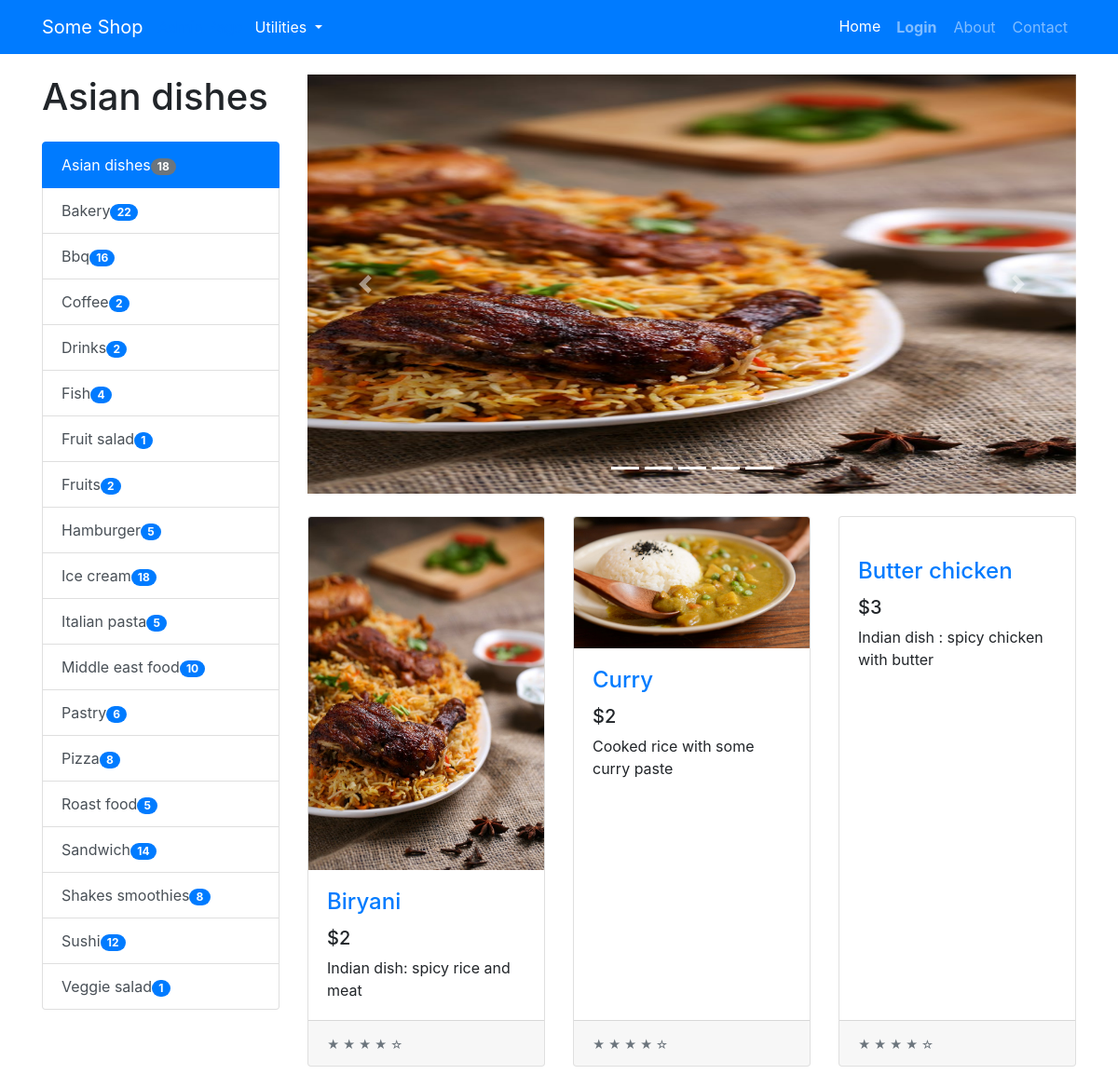
Before: /categories/asian_dishes (upper part) with the older database file.
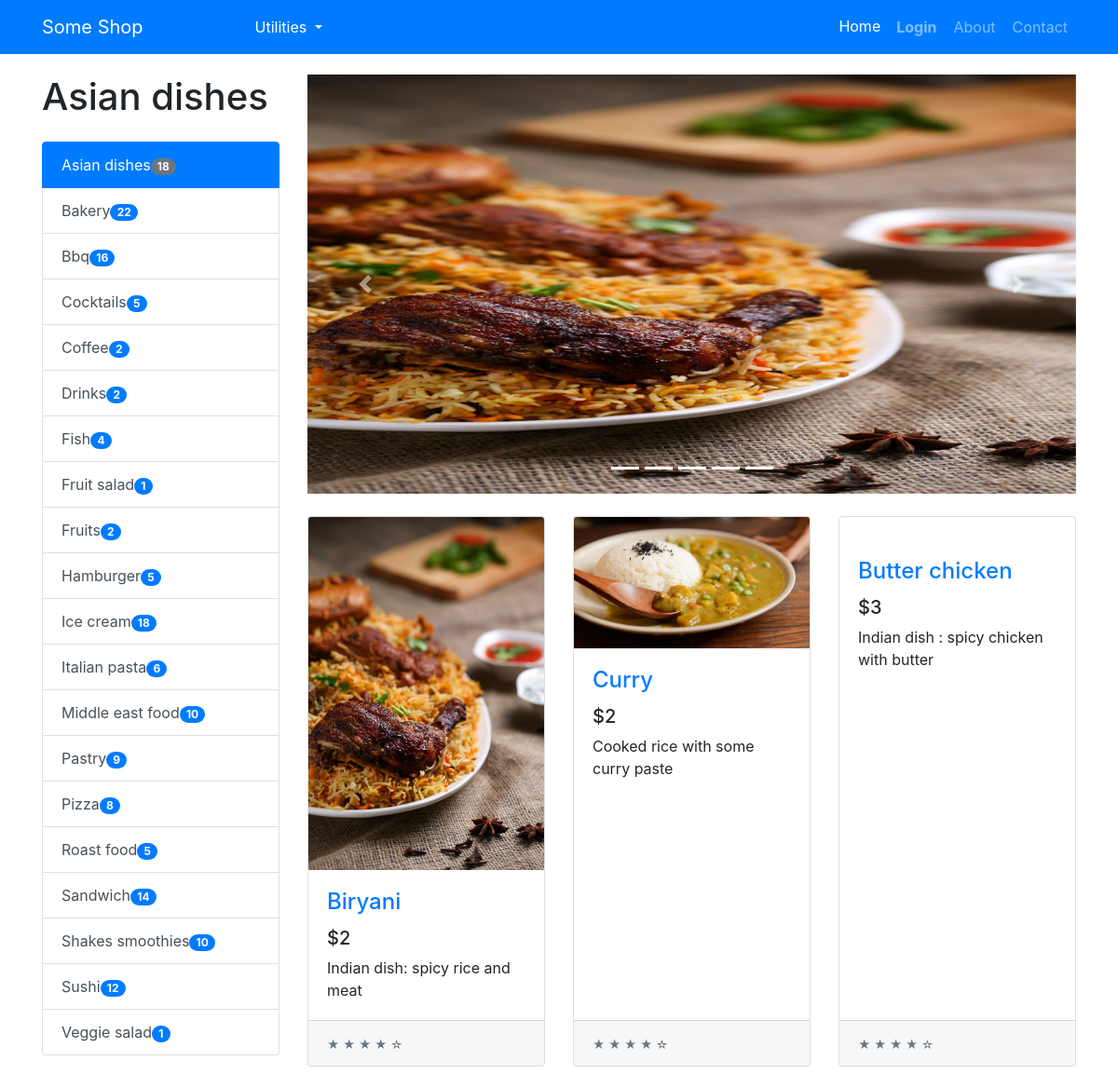
After: the same page with the newer database file.
### tables this page shows
CREATE TABLE PRODUCT (ID VARCHAR, NAME VARCHAR, PRICE INTEGER, DESCRIPTION TEXT, IMAGE TEXT, TAGS TEXT, SCORE REAL);

### app.py (the view)
@app.route("/categories/<category>")
def categories(category):
    products = get_products_by_tag(category)
    tags = get_product_tags()
    return render_template("index.html",
                            products=products,
                            tags=tags,
                            category=category,
                            chosen_products=products[:5],
                            os=os,
                            len=len,
                            range=range,
                            enumerate=enumerate)

### common/database.py (called while the page is built)
    @classmethod
    def get_all_products(cls, formalize=True):
        cursor = cls.DATABASE.execute("SELECT * FROM PRODUCT ORDER BY SCORE DESC")
        returned_data = cursor.fetchall()
        if not returned_data:
            return None
        if not formalize:
            return returned_data
        data = []
        for item in returned_data:
            d = {}
            for i, field in enumerate(cls.PRODUCT_FIELDS):
                d[field.lower()] = item[i]
            data.append(d)
        return data

    @classmethod
    def get_products_by_tag(cls, tag):
        cursor = cls.DATABASE.execute("SELECT * FROM PRODUCT WHERE TAGS LIKE ? ORDER BY SCORE DESC", (f"%{tag}%",))
        returned_data = cursor.fetchall()
        if not returned_data:
            return None
        data = []
        for item in returned_data:
            d = {}
            for i, field in enumerate(cls.PRODUCT_FIELDS):
                d[field.lower()] = item[i]
            data.append(d)
        return data

    @classmethod
    def get_product_tags(cls):
        data = cls.get_all_products()
        return sorted({ d['tags'] for d in data })

### models/products/product.py (called while the page is built)
def get_product_tags():
    data = {}
    tags = Database.get_product_tags()
    for tag in tags:
        count = len(Database.get_products_by_tag(tag))
        data[tag] = count
    return data

def get_products_by_tag(tag):
    products = Database.get_products_by_tag(tag)
    if products:
        return [ Product(**product) for product in products ]
    else:
        return []

### templates/index.html (shortened to what this page needs)
{% extends "base.html" %}
{% block content %}
<div class="container">
    <div class="row">
        <div class="col-lg-3">
            <h1 class="my-4">
                {% if category %}
                {{category.replace("_", " ").capitalize()}}
                {% else %}
                Categories
                {% endif %}
            </h1>
            <div class="list-group" id="list-tab" role="tablist">
                {% for tag, count in tags.items() %}
                {% if category == tag %}
                <a class="list-group-item list-group-item-action active" href="{{url_for('categories', category=tag)}}"
                    aria-controls="home">{{tag.replace("_", " ").capitalize()}}<span class="badge badge-secondary badge-pill">  {{count}}</span></a>
                {% else %}
                <a class="list-group-item list-group-item-action" href="{{url_for('categories', category=tag)}}"
                    aria-controls="home">{{tag.replace("_", " ").capitalize()}}<span class="badge badge-primary badge-pill">  {{count}}</span></a>
                {% endif %}
                {% endfor %}
            </div>
        </div>
        <div class="col-lg-9">
            <div id="carouselExampleIndicators" class="carousel slide my-4" data-ride="carousel">
                <ol class="carousel-indicators">
                    {% for i in range(len(chosen_products)) %}
                    <li data-target="#carouselExampleIndicators" data-slide-to="{{i}}" class="active"></li>
                    {% endfor %}
                </ol>
                <div class="carousel-inner" role="listbox">
                    {% for i, product in enumerate(chosen_products) %}
                        {% if i == 0 %}
                        <div class="carousel-item active">
                        {% else %}
                        <div class="carousel-item">
                            {% endif %}
                            <a href="{{url_for('product.product', product_id=product.id)}}">
                                <img class="d-block img-fluid carousel-img"
                                    src="{{url_for('static', filename='img/products/{}'.format(os.path.basename(product.image)))}}"
                                    alt="slide">
                            </a>
                        </div>
                        {% endfor %}
                    </div>
                    <a class="carousel-control-prev" href="#carouselExampleIndicators" role="button" data-slide="prev">
                        <span class="carousel-control-prev-icon" aria-hidden="true"></span>
                    </a>
                    <a class="carousel-control-next" href="#carouselExampleIndicators" role="button" data-slide="next">
                        <span class="carousel-control-next-icon" aria-hidden="true"></span>
                    </a>
                </div>
                <div class="row">
                    {% for product in products %}
                    <div class="col-lg-4 col-md-6 mb-4">
                        <div class="card h-100">
                            <a href="{{url_for('product.product', product_id=product.id)}}"><img class="card-img-top"
                                    src="{{url_for('static', filename='img/products/{}'.format(os.path.basename(product.image)))}}"
                                    alt=""></a>
                            <div class="card-body">
                                <h4 class="card-title">
                                    <a href="{{url_for('product.product', product_id=product.id)}}">{{product.name}}</a>
                                </h4>
                                <h5>${{product.price}}</h5>
                                <p class="card-text">{{product.description}}</p>
                            </div>
                            <div class="card-footer">
                                <small class="text-muted">&#9733; &#9733; &#9733; &#9733; &#9734;</small>
                            </div>
                        </div>
                    </div>
                    {% endfor %}
                </div>
            </div>
        </div>
    </div>
    {% endblock content %}

### templates/base.html (shortened to what this page needs)
<!doctype html>
<html>
<head>
    <link rel="stylesheet" href="{{url_for('static', filename='css/shop-homepage.css')}}">
    <link rel="stylesheet" href="{{url_for('static', filename='css/bootstrap.min.css')}}">
</head>
<body>
    <nav class="navbar navbar-expand-lg navbar-dark bg-primary fixed-top">
        <div class="container">
            <a class="navbar-brand" href="#">Some Shop</a>
                <a class="nav-item" href="{{url_for('user.admin')}}">Admin Page</a>
            <div class="dropdown">
                <button class="btn btn-primary dropdown-toggle" type="button" id="dropdownMenu2" data-toggle="dropdown"
                    aria-haspopup="true" aria-expanded="false">
                    Utilities
                </button>
            </div>
            <div class="collapse navbar-collapse" id="navbarResponsive">
                <ul class="navbar-nav ml-auto">
                    <li class="nav-item active">
                        <a class="nav-link" href="{{url_for('home')}}">Home
                        </a>
                    </li>
                    {% if not session['email'] %}
                    <li class="nav-item">
                        <a class="nav-link btn font-weight-bold" href="{{url_for('user.login')}}">Login</a>
                    </li>
                    {% else %}
                    <li class="nav-item">
                        <a class="nav-link btn" href="{{url_for('user.logout')}}">Logout</a>
                    </li>
                    {% endif %}
                    <li class="nav-item">
                        <a class="nav-link btn" href="#">About</a>
                    </li>
                    <li class="nav-item">
                        <a class="nav-link btn" href="#">Contact</a>
                    </li>
                </ul>
            </div>
        </div>
    </nav>
    {% block content %}
    {% endblock content %}
</body>
</html>

### static/css/shop-homepage.css (style rules this page uses)
body { padding-top: 56px; }

### templates/index.html (style rules this page uses)
.carousel-img { width: 900px; height: 450px; }

Changed rows visible on the page:
added PRODUCT: replace "Cocktails", count "5", shown under "Asian dishes"
computed for PRODUCT "Italian pasta": count "5" → "6"
computed for PRODUCT "Pastry": count "6" → "9"
computed for PRODUCT "Shakes smoothies": count "8" → "10"
